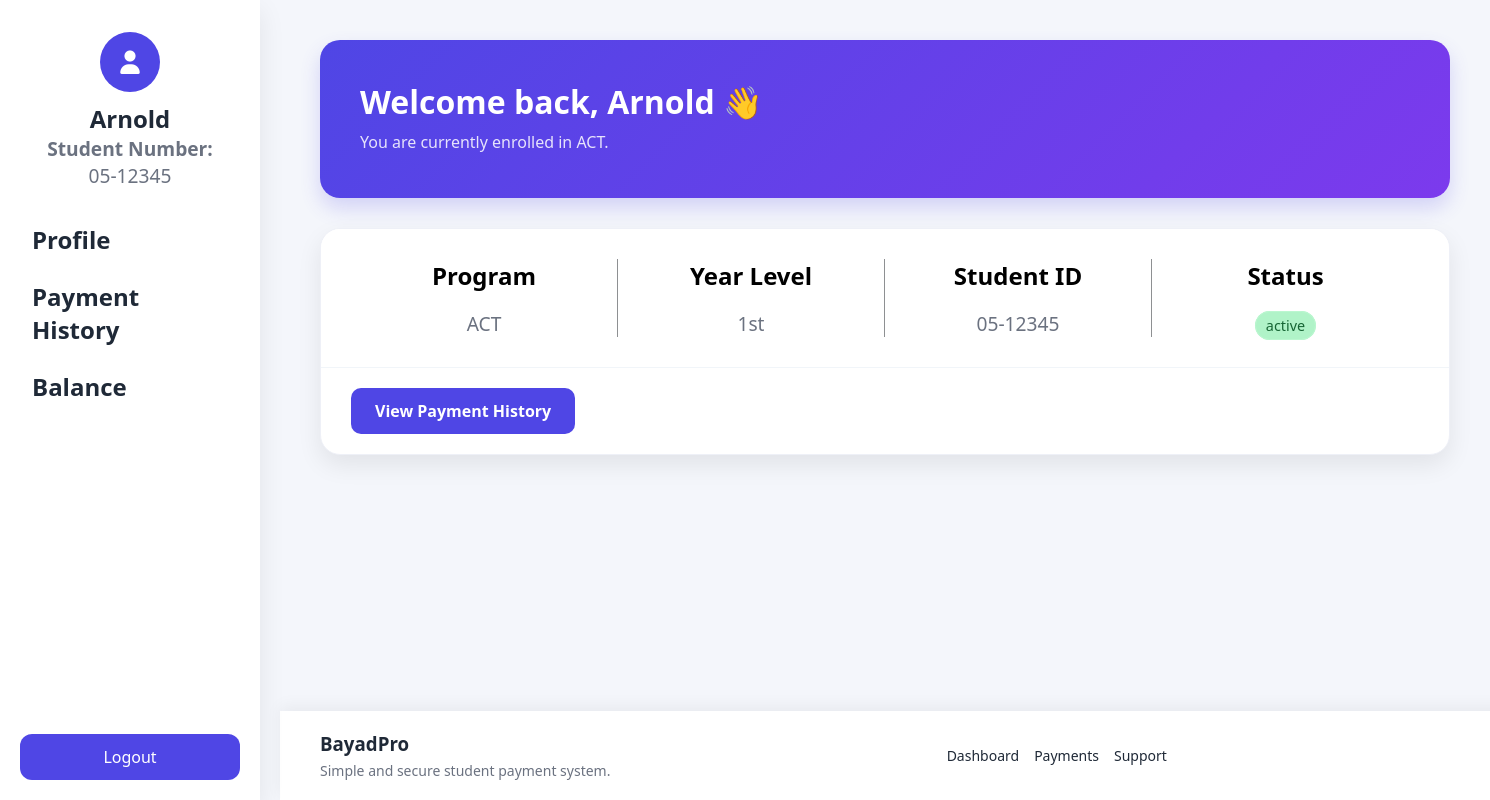
Screenshot of /index.php (signed in) with the database file from the repository.
### tables this page shows
CREATE TABLE `student_list` (
  `id` int(11) NOT NULL,
  `first_name` varchar(255) NOT NULL,
  `last_name` varchar(255) NOT NULL,
  `student_number` varchar(16) NOT NULL,
  `education_level` varchar(50) DEFAULT NULL,
  `program` varchar(50) DEFAULT NULL,
  `year_level` varchar(50) DEFAULT NULL,
  `email` varchar(255) NOT NULL,
  `contact_number` varchar(15) NOT NULL,
  `status` enum('graduated','active','inactive','dropped') NOT NULL,
  `registered_at` timestamp NOT NULL DEFAULT current_timestamp(),
  `updated_at` timestamp NOT NULL DEFAULT current_timestamp() ON UPDATE current_timestamp()
);

### index.php (the view, shortened to what this page needs)
<?php
require_once(ROOT_PATH . "config/db.php");
?>
<?php include("utils/nav.php"); ?>
<!DOCTYPE html>
<html lang="en">
<head>
    <link rel="stylesheet" href="<?= BASE_URL ?>public/css/style.css">
</head>
<body>
    <div class="index">
        <div class="header-banner">
            <div class="header-text">
                <h1>Welcome back, <?= htmlspecialchars($student['first_name']) ?> 👋</h1>
                <p>You are currently enrolled in <?= htmlspecialchars($student['program']) ?>.</p>
            </div>
        </div>
        <div class="profile-card">
            <div class="profile-info-grid">
                <div class="info-item">
                    <span class="label">Program</span>
                    <div class="value"><?= htmlspecialchars($student['program']) ?></div>
                </div>
                <div class="info-item">
                    <span class="label">Year Level</span>
                    <div class="value"><?= htmlspecialchars($student['year_level']) ?></div>
                </div>
                <div class="info-item">
                    <span class="label">Student ID</span>
                    <div class="value"><?= htmlspecialchars($student['student_number']) ?></div>
                </div>
                <div class="info-item">
                    <span class="label">Status</span>
                    <div class="value">
                        <span class="badge-success"><?= htmlspecialchars($student['status']) ?></span>
                    </div>
                </div>
            </div>
            <div class="card-footer-actions">
                <a href="<?= BASE_URL ?>app/views/client/payment_history.php" class="btn btn-primary">
                    View Payment History
                </a>
            </div>
        </div>
    </div>
    <?php include("utils/footer.php"); ?>
</body>
</html>

### utils/nav.php (shortened to what this page needs)
<?php
    require_once(ROOT_PATH . "config/db.php");
    $student_id = $_SESSION['id'];
    $sql = "SELECT * FROM student_list WHERE id = ?";
    $stmt = $conn->prepare($sql);
    $stmt->bind_param("i", $student_id);
    $stmt->execute();
    $student = $stmt->get_result()->fetch_assoc();
?>
<!DOCTYPE html>
<html lang="en">
<head>
    <link rel="stylesheet" href="https://cdnjs.cloudflare.com/ajax/libs/font-awesome/7.0.1/css/all.min.css">
    <link rel="stylesheet" href="<?= BASE_URL ?>public/asset/css/style.css">
</head>
<body>
<div class="container">
    <div class="profile">
        <span class="profile-img"><i class="fa-solid fa-user"></i></span>
        <span class="username"><?php echo $student['first_name']; ?></span>
        <span class="student_number"><p><b>Student Number:</b></p><?php echo $student['student_number']; ?></span>
    </div>
    <div class="nav-menu">
        <a href="<?= BASE_URL ?>index.php">Profile</a>
        <a href="<?= BASE_URL ?>app/views/client/payment_history.php">Payment History</a>
        <a href="<?= BASE_URL ?>app/views/client/balance.php">Balance</a>
    </div>
    <div class="action-btn">
        <a href="<?= BASE_URL ?>app/controllers/logout.php">Logout</a>
    </div>
</div>
</body>
</html>

### public/asset/css/style.css (style rules this page uses)
:root { --primary: #4f46e5; --primary-dark: #3730a3; --bg: #f4f6fb; --card: #ffffff; --text: #1f2937; --muted: #6b7280; --radius: 12px; --shadow: 0 10px 25px rgba(0,0,0,0.08); }
* { margin: 0; padding: 0; box-sizing: border-box; font-family: "Segoe UI", sans-serif; text-decoration: none; }
body { background: var(--bg); color: var(--text); display: flex; flex-direction: column; min-height: 100vh; overflow: hidden; }
.container { width: 260px; height: 100vh; background: var(--card); box-shadow: var(--shadow); position: fixed; left: 0; top: 0; padding: 20px; display: flex; flex-direction: column; gap: 10px; z-index: 1000; }
.profile { text-align: center; margin: 12px 0; }
.profile-img i { display: inline-block; width: 60px; height: 60px; background: var(--primary); color: white; border-radius: 50%; line-height: 60px; font-size: 24px; margin-bottom: 10px; }
.username { display: block; font-size: 1.5rem; font-weight: bold; }
.student_number { font-size: 1.2rem; color: var(--muted); }
.nav-menu { display: flex; flex-direction: column; }
.nav-menu a { text-decoration: none; color: var(--text); padding: 12px; border-radius: var(--radius); transition: 0.3s; font-size: 1.5rem; font-weight: bold; }
.action-btn { margin-top: auto; }
.action-btn a { display: block; text-align: center; padding: 12px; background: var(--primary); color: white; border-radius: var(--radius); text-decoration: none; transition: 0.3s; }
.index { margin-left: 280px; padding: 40px; flex: 1; }
.index h1 { font-size: 28px; margin-bottom: 10px; }
.index p { color: var(--muted); margin-bottom: 5px; }
.header-banner { background: linear-gradient(135deg, #4f46e5 0%, #7c3aed 100%); padding: 40px; border-radius: 20px; color: white; margin-bottom: 30px; box-shadow: 0 10px 20px rgba(79, 70, 229, 0.2); }
.header-banner h1 { font-size: 2rem; margin-bottom: 8px; color: white; }
.header-banner p { color: rgba(255, 255, 255, 0.85); font-size: 1rem; }
.profile-card { background: var(--card); padding: 0; border-radius: 20px; box-shadow: var(--shadow); border: 1px solid #eef0f7; overflow: hidden; height: fit-content; }
.profile-info-grid { display: grid; grid-template-columns: repeat(4, 1fr); padding: 30px; background: #ffffff; }
.info-item { padding: 0 15px; border-right: 1px solid #8e9092; text-align: center; }
.info-item .label { font-size: 1.5rem; font-weight: bold; color: #000000; }
.info-item .value { margin-top: 1.1rem; font-size: 1.2rem; color: var(--muted); }
.info-item:last-child { border-right: none; }
.card-footer-actions { padding: 20px 30px; display: flex; gap: 15px; border-top: 1px solid #f1f5f9; }
.btn-primary { background: var(--primary); color: white; padding: 12px 24px; border-radius: 10px; font-weight: 600; transition: 0.3s; text-align: center; }
.badge-success { text-align: center; background: #b0f3c8; color: #166534; border: 1px solid #bbf7d0; font-size: 0.9rem; border-radius: 50px; padding: 4px 10px; }

### rows the page displays
student_list: first_name "Arnold", student_number "05-12345", program "ACT", year_level "1st", status "active"
